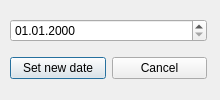
<?xml version="1.0" encoding="UTF-8"?>
<ui version="4.0">
 <class>SetDateDialog</class>
 <widget class="QDialog" name="SetDateDialog">
  <property name="geometry">
   <rect>
    <x>0</x>
    <y>0</y>
    <width>220</width>
    <height>100</height>
   </rect>
  </property>
  <property name="minimumSize">
   <size>
    <width>220</width>
    <height>100</height>
   </size>
  </property>
  <property name="maximumSize">
   <size>
    <width>220</width>
    <height>100</height>
   </size>
  </property>
  <property name="windowTitle">
   <string>Edit date</string>
  </property>
  <widget class="QWidget" name="verticalLayoutWidget">
   <property name="geometry">
    <rect>
     <x>10</x>
     <y>10</y>
     <width>197</width>
     <height>80</height>
    </rect>
   </property>
   <layout class="QVBoxLayout" name="vertical_layout">
    <item>
     <widget class="QDateEdit" name="date_edit">
      <property name="displayFormat">
       <string>MM.dd.yyyy</string>
      </property>
     </widget>
    </item>
    <item>
     <layout class="QHBoxLayout" name="horizonta_layout">
      <item>
       <widget class="QPushButton" name="set_button">
        <property name="text">
         <string>Set new date</string>
        </property>
       </widget>
      </item>
      <item>
       <widget class="QPushButton" name="cancel_button">
        <property name="text">
         <string>Cancel</string>
        </property>
       </widget>
      </item>
     </layout>
    </item>
   </layout>
  </widget>
 </widget>
 <resources/>
 <connections/>
</ui>
